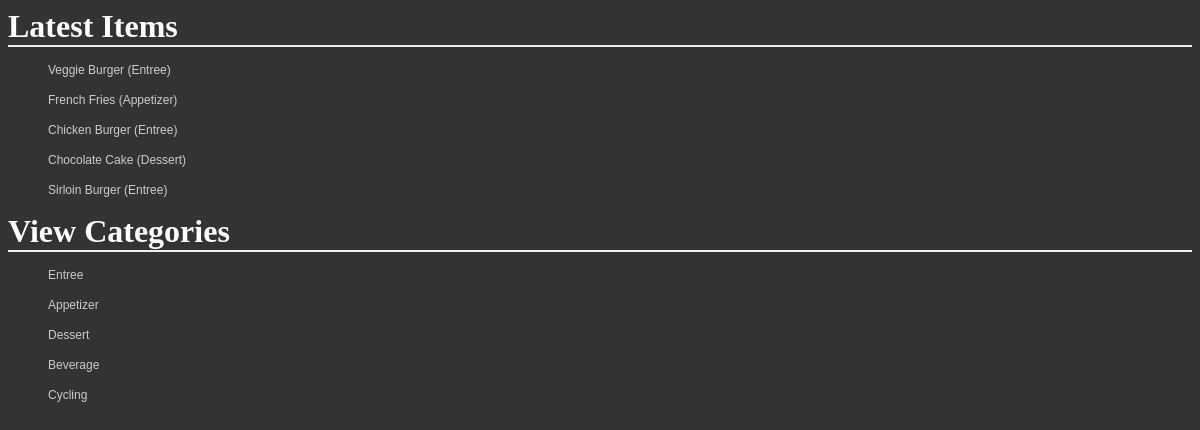
The page / on the database its author committed.
### database_setup.py (models this page shows, shortened)
class CatalogItem(Base):
    __tablename__ = 'catalog_item'
    id = Column(Integer, primary_key = True)
    name = Column(String(250), nullable = False)
    price = Column(String(8))
    category = Column(String(250))
    description = Column(String(250))
    dt_added = Column(DateTime, nullable = False, default = datetime.datetime.now())
    dt_modded = Column(DateTime, nullable = False, default = datetime.datetime.now(), onupdate = datetime.datetime.now())
    user_id = Column(Integer, ForeignKey('user.id'))
    user = relationship(User)

### final_project.py (the view)
@app.route('/', methods = ['GET'])
def itemList():
    items = session.query(CatalogItem).order_by(CatalogItem.dt_modded).limit(5)
    categories = session.query(CatalogItem.category).distinct(CatalogItem.category).all()
    cat_name = list(k[0] for k in categories)
    return render_template('index.html', items = items, categories = cat_name)

### templates/index.html
{% extends 'base.html' %}
{% block content %}
<h1>Latest Items</h1>
{% for each in items %}
<div>
  <ul>
  <a href="{{url_for('viewCatalogItem', category = each.category, item_id = each.id)}}">
    <p>{{ '%s (%s)' % (each.name, each.category) }}</p>
  </a>
  </ul>
</div>
{% endfor %}
<h1>View Categories</h1>
<div>
  {% for cat in categories %}
  <ul>
    <a href="{{url_for('viewCategory', category = cat)}}"><p>{{cat}}</p></a>
  </ul>
  {% endfor %}
</div>
{% endblock %}

### static/styles.css (style rules this page uses)
body { font-family: sans-serif; background-image: url('img3.jpg'); background-color: #333333 }
h1, h2, h3, h4 { color: #FFFFFF; }
h1, h2 { font-family: 'Georgia', serif; margin: 0; }
h1 { border-bottom: 2px solid #eee; }
p, dd, dt { color: #CCCCCC; }
a { text-decoration: none; color:#FFFFCC; font-size: .75em; }

### rows shown on the page
CatalogItem: name+category "Veggie Burger (Entree)"
CatalogItem: name+category "French Fries (Appetizer)"
CatalogItem: name+category "Chicken Burger (Entree)"
CatalogItem: name+category "Chocolate Cake (Dessert)"
CatalogItem: name+category "Sirloin Burger (Entree)"

### other values the page prints
{{ cat }} "Entree" "Appetizer" "Dessert" "Beverage" "Cycling"
